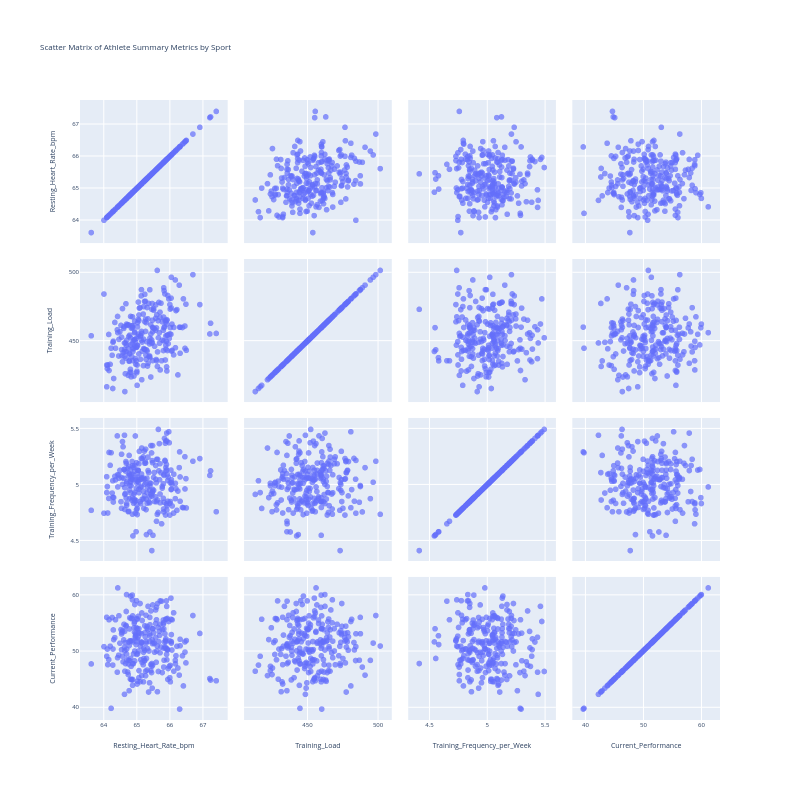

Notebook cell for this chart:
### Code cell
fig = px.scatter_matrix(summary, 
                  dimensions=['Resting_Heart_Rate_bpm', 
                              #'Speed_Score', 
                              #'Strength_Score', 
                              'Training_Load', 
                              #'Endurance_Score', 
                              'Training_Frequency_per_Week', 'Current_Performance'], 
                  title='Scatter Matrix of Athlete Summary Metrics by Sport',
                  height=800, width=800, opacity=0.7)
fig.update_layout(font=dict(size=6))
fig.show()

### Figure 1 — Plotly figure (JSON) as saved in the notebook; plotly's stock layout.template omitted (floating-point values rounded to 4 significant figures; data arrays with more than 128 entries replaced by an {"elided": "..."} marker saying what was removed)
{"data": [{"dimensions": [{"axis": {"matches": true}, "label": "Resting_Heart_Rate_bpm", "values": {"elided": "250 float values"}}, {"axis": {"matches": true}, "label": "Training_Load", "values": {"elided": "250 float values"}}, {"axis": {"matches": true}, "label": "Training_Frequency_per_Week", "values": {"elided": "250 float values"}}, {"axis": {"matches": true}, "label": "Current_Performance", "values": {"elided": "250 float values"}}], "hovertemplate": "%{xaxis.title.text}=%{x}<br>%{yaxis.title.text}=%{y}<extra></extra>", "legendgroup": "", "marker": {"color": "#636efa", "opacity": 0.7, "symbol": "circle"}, "name": "", "showlegend": false, "type": "splom"}], "layout": {"dragmode": "select", "font": {"size": 6}, "height": 800, "legend": {"tracegroupgap": 0}, "title": {"text": "Scatter Matrix of Athlete Summary Metrics by Sport"}, "width": 800}}
